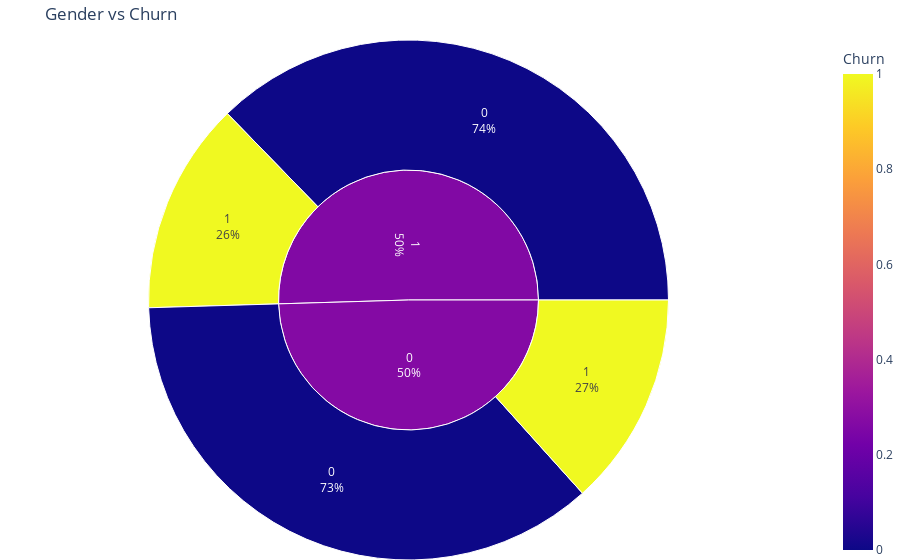

Notebook cell for this chart:
### Code cell
fig = px.sunburst(data_frame=df,
                  path=['gender', 'Churn'],
                  color='Churn',
                  title='Gender vs Churn'
                 )

fig.update_traces(textinfo='label+percent parent')
fig.update_layout(margin=dict(t=40, l=0, r=0, b=0))
fig.show()

### Figure 1 — Plotly figure (JSON) as saved in the notebook; plotly's stock layout.template omitted (floating-point values rounded to 4 significant figures)
{"data": [{"branchvalues": "total", "customdata": [[0], [0], [1], [1], [0.2692], [0.2616]], "domain": {"x": [0, 1], "y": [0, 1]}, "hovertemplate": "labels=%{label}<br>count=%{value}<br>parent=%{parent}<br>id=%{id}<br>Churn=%{color}<extra></extra>", "ids": ["0/0", "1/0", "0/1", "1/1", "0", "1"], "labels": ["0", "0", "1", "1", "0", "1"], "marker": {"coloraxis": "coloraxis", "colors": [0, 0, 1, 1, 0.2692, 0.2616]}, "name": "", "parents": ["0", "1", "0", "1", "", ""], "textinfo": "label+percent parent", "type": "sunburst", "values": [2549, 2625, 939, 930, 3488, 3555]}], "layout": {"coloraxis": {"colorbar": {"title": {"text": "Churn"}}, "colorscale": [[0, "#0d0887"], [0.1111, "#46039f"], [0.2222, "#7201a8"], [0.3333, "#9c179e"], [0.4444, "#bd3786"], [0.5556, "#d8576b"], [0.6667, "#ed7953"], [0.7778, "#fb9f3a"], [0.8889, "#fdca26"], [1, "#f0f921"]]}, "legend": {"tracegroupgap": 0}, "margin": {"b": 0, "l": 0, "r": 0, "t": 40}, "title": {"text": "Gender vs Churn"}}}
